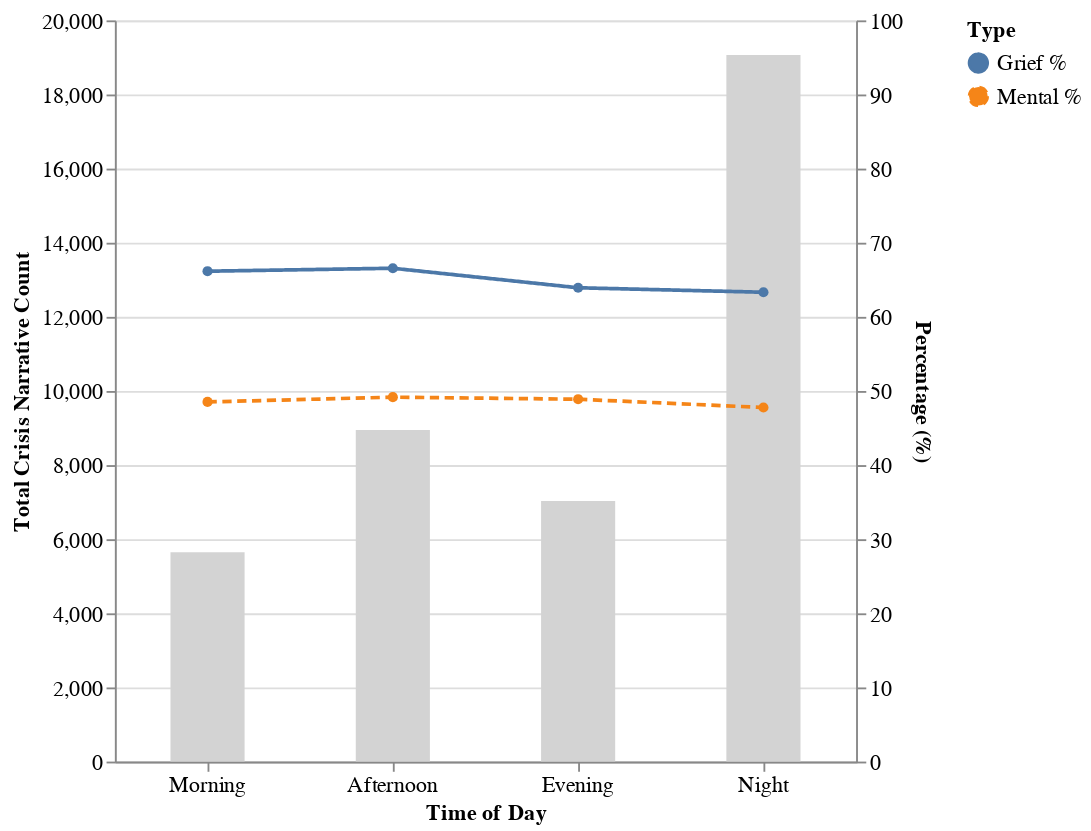

The notebook cell this image was saved under:
### Markdown cell above
# Diurnal Distribution across Four Time Segments

### Code cell
bar = alt.Chart(summary_by_time).mark_bar(size=40, color='lightgray').encode(
    x=alt.X('time_of_day:N', title='Time of Day',
            sort=['Morning', 'Afternoon', 'Evening', 'Night'],
            axis=alt.Axis(labelAngle=0)),
    y=alt.Y('Total_Posts:Q', title='Total Crisis Narrative Count')
)

line = alt.Chart(percent_df).mark_line(point=True).encode(
    x=alt.X('time_of_day:N', title='Time of Day',
            sort=['Morning', 'Afternoon', 'Evening', 'Night'],
            axis=alt.Axis(labelAngle=0)),
    y=alt.Y('Percent:Q', title='Percentage (%)', scale=alt.Scale(domain=[0, 100])),
    color=alt.Color('Type:N', title='Type',
                    scale=alt.Scale(domain=['Grief %', 'Mental %'])),
    strokeDash=alt.StrokeDash('Type:N', title='Type',
                              scale=alt.Scale(domain=['Grief %', 'Mental %'],
                                              range=[[1, 0], [5, 3]])),
    tooltip=['time_of_day:N', 'Type:N', 'Percent:Q']
)

chart = alt.layer(
    bar,
    line
).resolve_scale(
    y='independent'
).properties(
    width=400,
    height=400,
    #title='Total Count of Reddit Data with Grief and Mental Risks Percentage by Time of Day'
)

axis=alt.Axis(labelAngle=0, labelFontSize=12, labelPadding=10)

chart

### Figure 1 — Vega-Lite specification as saved in the notebook (floating-point values rounded to 4 significant figures)
{"config": {"title": {"font": "Helvetica", "fontSize": 12}, "axis": {"labelFont": "Helvetica", "labelFontSize": 12, "titleFont": "Helvetica", "titleFontSize": 12}, "legend": {"labelFont": "Helvetica", "labelFontSize": 12, "titleFont": "Helvetica", "titleFontSize": 12}}, "layer": [{"data": {"name": "data-9027379004de0502cb0a4da6352ed455"}, "mark": {"type": "bar", "color": "lightgray", "size": 40}, "encoding": {"x": {"axis": {"labelAngle": 0}, "field": "time_of_day", "sort": ["Morning", "Afternoon", "Evening", "Night"], "title": "Time of Day", "type": "nominal"}, "y": {"field": "Total_Posts", "title": "Total Crisis Narrative Count", "type": "quantitative"}}}, {"data": {"name": "data-a65812cc03f8cc3250bfc7359aab6269"}, "mark": {"type": "line", "point": true}, "encoding": {"color": {"field": "Type", "scale": {"domain": ["Grief %", "Mental %"]}, "title": "Type", "type": "nominal"}, "strokeDash": {"field": "Type", "scale": {"domain": ["Grief %", "Mental %"], "range": [[1, 0], [5, 3]]}, "title": "Type", "type": "nominal"}, "tooltip": [{"field": "time_of_day", "type": "nominal"}, {"field": "Type", "type": "nominal"}, {"field": "Percent", "type": "quantitative"}], "x": {"axis": {"labelAngle": 0}, "field": "time_of_day", "sort": ["Morning", "Afternoon", "Evening", "Night"], "title": "Time of Day", "type": "nominal"}, "y": {"field": "Percent", "scale": {"domain": [0, 100]}, "title": "Percentage (%)", "type": "quantitative"}}}], "height": 400, "resolve": {"scale": {"y": "independent"}}, "width": 400, "$schema": "https://vega.github.io/schema/vega-lite/v5.20.1.json", "datasets": {"data-9027379004de0502cb0a4da6352ed455": [{"time_of_day": "Morning", "Total_Posts": 5647, "Grief_Percent": 66.16, "Mental_Percent": 48.52}, {"time_of_day": "Afternoon", "Total_Posts": 8947, "Grief_Percent": 66.56, "Mental_Percent": 49.17}, {"time_of_day": "Evening", "Total_Posts": 7030, "Grief_Percent": 63.93, "Mental_Percent": 48.89}, {"time_of_day": "Night", "Total_Posts": 19064, "Grief_Percent": 63.32, "Mental_Percent": 47.77}], "data-a65812cc03f8cc3250bfc7359aab6269": [{"time_of_day": "Morning", "Total_Posts": 5647, "Type": "Grief %", "Percent": 66.16}, {"time_of_day": "Afternoon", "Total_Posts": 8947, "Type": "Grief %", "Percent": 66.56}, {"time_of_day": "Evening", "Total_Posts": 7030, "Type": "Grief %", "Percent": 63.93}, {"time_of_day": "Night", "Total_Posts": 19064, "Type": "Grief %", "Percent": 63.32}, {"time_of_day": "Morning", "Total_Posts": 5647, "Type": "Mental %", "Percent": 48.52}, {"time_of_day": "Afternoon", "Total_Posts": 8947, "Type": "Mental %", "Percent": 49.17}, {"time_of_day": "Evening", "Total_Posts": 7030, "Type": "Mental %", "Percent": 48.89}, {"time_of_day": "Night", "Total_Posts": 19064, "Type": "Mental %", "Percent": 47.77}]}}
